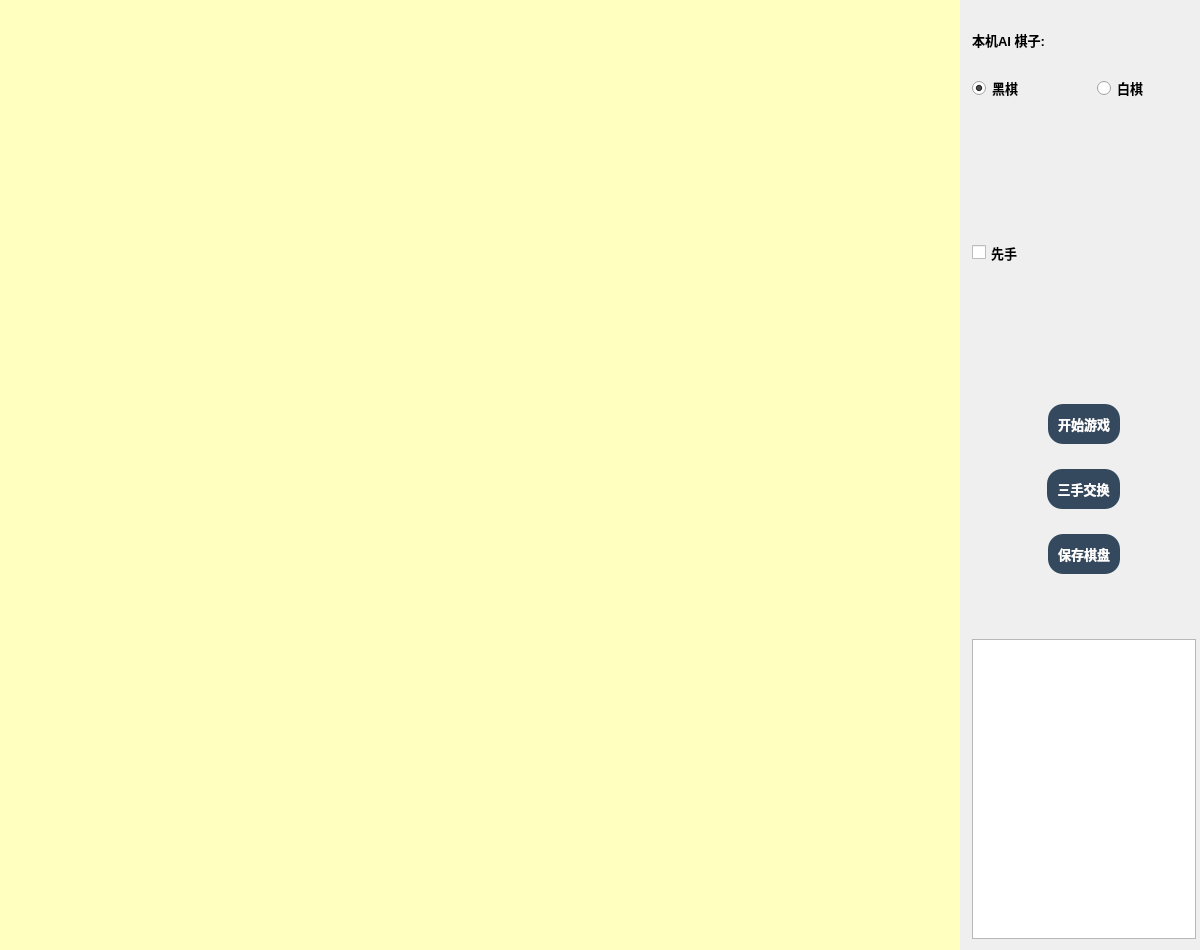
<?xml version="1.0" encoding="UTF-8"?>
<ui version="4.0">
 <class>Form</class>
 <widget class="QWidget" name="Form">
  <property name="geometry">
   <rect>
    <x>0</x>
    <y>0</y>
    <width>1200</width>
    <height>950</height>
   </rect>
  </property>
  <property name="minimumSize">
   <size>
    <width>1200</width>
    <height>950</height>
   </size>
  </property>
  <property name="maximumSize">
   <size>
    <width>1200</width>
    <height>950</height>
   </size>
  </property>
  <property name="windowTitle">
   <string>Form</string>
  </property>
  <property name="windowIcon">
   <iconset resource="img/icon.qrc">
    <normaloff>:/main/map.png</normaloff>:/main/map.png</iconset>
  </property>
  <layout class="QHBoxLayout" name="horizontalLayout">
   <property name="spacing">
    <number>10</number>
   </property>
   <property name="leftMargin">
    <number>0</number>
   </property>
   <property name="topMargin">
    <number>0</number>
   </property>
   <property name="rightMargin">
    <number>2</number>
   </property>
   <property name="bottomMargin">
    <number>2</number>
   </property>
   <item>
    <widget class="QWidget" name="map" native="true">
     <property name="sizePolicy">
      <sizepolicy hsizetype="Fixed" vsizetype="Fixed">
       <horstretch>0</horstretch>
       <verstretch>0</verstretch>
      </sizepolicy>
     </property>
     <property name="minimumSize">
      <size>
       <width>960</width>
       <height>960</height>
      </size>
     </property>
     <property name="cursor">
      <cursorShape>CrossCursor</cursorShape>
     </property>
     <property name="styleSheet">
      <string notr="true">QWidget {
	background: rgb(255, 255, 191);
}</string>
     </property>
     <layout class="QVBoxLayout" name="verticalLayout"/>
    </widget>
   </item>
   <item>
    <widget class="QWidget" name="widget_2" native="true">
     <property name="sizePolicy">
      <sizepolicy hsizetype="Fixed" vsizetype="Preferred">
       <horstretch>0</horstretch>
       <verstretch>0</verstretch>
      </sizepolicy>
     </property>
     <property name="minimumSize">
      <size>
       <width>220</width>
       <height>0</height>
      </size>
     </property>
     <layout class="QVBoxLayout" name="verticalLayout_2">
      <property name="spacing">
       <number>25</number>
      </property>
      <property name="leftMargin">
       <number>2</number>
      </property>
      <property name="topMargin">
       <number>30</number>
      </property>
      <property name="rightMargin">
       <number>2</number>
      </property>
      <item>
       <widget class="QLabel" name="label">
        <property name="sizePolicy">
         <sizepolicy hsizetype="Preferred" vsizetype="Fixed">
          <horstretch>0</horstretch>
          <verstretch>0</verstretch>
         </sizepolicy>
        </property>
        <property name="font">
         <font>
          <family>Microsoft YaHei UI</family>
          <pointsize>10</pointsize>
          <weight>75</weight>
          <bold>true</bold>
         </font>
        </property>
        <property name="text">
         <string>本机AI 棋子:</string>
        </property>
       </widget>
      </item>
      <item>
       <layout class="QHBoxLayout" name="horizontalLayout_2">
        <item>
         <widget class="QRadioButton" name="rbt_black">
          <property name="sizePolicy">
           <sizepolicy hsizetype="Minimum" vsizetype="Fixed">
            <horstretch>0</horstretch>
            <verstretch>0</verstretch>
           </sizepolicy>
          </property>
          <property name="font">
           <font>
            <family>Microsoft YaHei UI</family>
            <pointsize>10</pointsize>
            <weight>75</weight>
            <bold>true</bold>
           </font>
          </property>
          <property name="text">
           <string>黑棋</string>
          </property>
          <property name="checked">
           <bool>true</bool>
          </property>
         </widget>
        </item>
        <item>
         <widget class="QRadioButton" name="rbt_white">
          <property name="sizePolicy">
           <sizepolicy hsizetype="Minimum" vsizetype="Fixed">
            <horstretch>0</horstretch>
            <verstretch>0</verstretch>
           </sizepolicy>
          </property>
          <property name="font">
           <font>
            <family>Microsoft YaHei UI</family>
            <pointsize>10</pointsize>
            <weight>75</weight>
            <bold>true</bold>
           </font>
          </property>
          <property name="text">
           <string>白棋</string>
          </property>
         </widget>
        </item>
       </layout>
      </item>
      <item>
       <layout class="QHBoxLayout" name="horizontalLayout_5">
        <item>
         <widget class="QCheckBox" name="checkBox">
          <property name="sizePolicy">
           <sizepolicy hsizetype="Minimum" vsizetype="Preferred">
            <horstretch>0</horstretch>
            <verstretch>0</verstretch>
           </sizepolicy>
          </property>
          <property name="font">
           <font>
            <family>Microsoft YaHei UI</family>
            <pointsize>10</pointsize>
            <weight>75</weight>
            <bold>true</bold>
           </font>
          </property>
          <property name="text">
           <string>先手</string>
          </property>
         </widget>
        </item>
       </layout>
      </item>
      <item>
       <layout class="QHBoxLayout" name="horizontalLayout_4">
        <item>
         <widget class="QPushButton" name="pbt_start">
          <property name="sizePolicy">
           <sizepolicy hsizetype="Fixed" vsizetype="Fixed">
            <horstretch>0</horstretch>
            <verstretch>0</verstretch>
           </sizepolicy>
          </property>
          <property name="font">
           <font>
            <family>Microsoft YaHei UI</family>
            <pointsize>10</pointsize>
            <weight>75</weight>
            <bold>true</bold>
           </font>
          </property>
          <property name="styleSheet">
           <string notr="true">QPushButton {
    border-style:none;
    padding:10px;
    border-radius:15px;
    color:#FFFFFF;
    background:#34495E;
}
QPushButton:hover {
    color:#4E6D8C;
    background:#e5e5e5;
	border:2px solid #34495E;
}
QPushButton:pressed {
    color:#000000;
    background:#B8C6D1;
}
QPushButton:disabled {
	background: rgb(119, 118, 127);
}
</string>
          </property>
          <property name="text">
           <string>开始游戏</string>
          </property>
         </widget>
        </item>
       </layout>
      </item>
      <item>
       <layout class="QHBoxLayout" name="horizontalLayout_3">
        <item>
         <widget class="QPushButton" name="pbt_swap">
          <property name="sizePolicy">
           <sizepolicy hsizetype="Fixed" vsizetype="Fixed">
            <horstretch>0</horstretch>
            <verstretch>0</verstretch>
           </sizepolicy>
          </property>
          <property name="font">
           <font>
            <family>Microsoft YaHei UI</family>
            <pointsize>10</pointsize>
            <weight>75</weight>
            <bold>true</bold>
           </font>
          </property>
          <property name="styleSheet">
           <string notr="true">QPushButton {
    border-style:none;
    padding:10px;
    border-radius:15px;
    color:#FFFFFF;
    background:#34495E;
}
QPushButton:hover {
    color:#4E6D8C;
    background:#e5e5e5;
	border:2px solid #34495E;
}
QPushButton:pressed {
    color:#000000;
    background:#B8C6D1;
}
QPushButton:disabled {
	background: rgb(119, 118, 127);
}
</string>
          </property>
          <property name="text">
           <string>三手交换</string>
          </property>
         </widget>
        </item>
       </layout>
      </item>
      <item>
       <layout class="QHBoxLayout" name="horizontalLayout_6">
        <item>
         <widget class="QPushButton" name="pbt_save">
          <property name="sizePolicy">
           <sizepolicy hsizetype="Fixed" vsizetype="Fixed">
            <horstretch>0</horstretch>
            <verstretch>0</verstretch>
           </sizepolicy>
          </property>
          <property name="font">
           <font>
            <family>Microsoft YaHei UI</family>
            <pointsize>10</pointsize>
            <weight>75</weight>
            <bold>true</bold>
           </font>
          </property>
          <property name="styleSheet">
           <string notr="true">QPushButton {
    border-style:none;
    padding:10px;
    border-radius:15px;
    color:#FFFFFF;
    background:#34495E;
}
QPushButton:hover {
    color:#4E6D8C;
    background:#e5e5e5;
	border:2px solid #34495E;
}
QPushButton:pressed {
    color:#000000;
    background:#B8C6D1;
}
QPushButton:disabled {
	background: rgb(119, 118, 127);
}
</string>
          </property>
          <property name="text">
           <string>保存棋盘</string>
          </property>
         </widget>
        </item>
       </layout>
      </item>
      <item>
       <spacer name="verticalSpacer">
        <property name="orientation">
         <enum>Qt::Vertical</enum>
        </property>
        <property name="sizeType">
         <enum>QSizePolicy::Fixed</enum>
        </property>
        <property name="sizeHint" stdset="0">
         <size>
          <width>20</width>
          <height>40</height>
         </size>
        </property>
       </spacer>
      </item>
      <item>
       <layout class="QVBoxLayout" name="verticalLayout_3">
        <item>
         <widget class="QTextBrowser" name="tb_logs">
          <property name="sizePolicy">
           <sizepolicy hsizetype="Expanding" vsizetype="Fixed">
            <horstretch>0</horstretch>
            <verstretch>0</verstretch>
           </sizepolicy>
          </property>
          <property name="minimumSize">
           <size>
            <width>0</width>
            <height>300</height>
           </size>
          </property>
          <property name="font">
           <font>
            <family>Microsoft YaHei UI</family>
           </font>
          </property>
         </widget>
        </item>
       </layout>
      </item>
     </layout>
    </widget>
   </item>
  </layout>
 </widget>
 <resources>
  <include location="img/icon.qrc"/>
 </resources>
 <connections/>
</ui>
